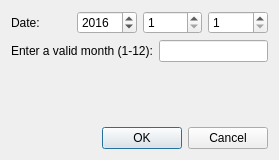
<?xml version="1.0" encoding="UTF-8"?>
<ui version="4.0">
 <class>DateDialog</class>
 <widget class="QDialog" name="DateDialog">
  <property name="geometry">
   <rect>
    <x>0</x>
    <y>0</y>
    <width>279</width>
    <height>160</height>
   </rect>
  </property>
  <property name="windowTitle">
   <string>Dialog</string>
  </property>
  <layout class="QVBoxLayout" name="verticalLayout">
   <item>
    <layout class="QHBoxLayout" name="horizontalLayout">
     <item>
      <widget class="QLabel" name="label">
       <property name="text">
        <string>Date:</string>
       </property>
      </widget>
     </item>
     <item>
      <widget class="QSpinBox" name="spinBox_year">
       <property name="minimum">
        <number>1970</number>
       </property>
       <property name="maximum">
        <number>2037</number>
       </property>
       <property name="value">
        <number>2016</number>
       </property>
      </widget>
     </item>
     <item>
      <widget class="QSpinBox" name="spinBox_month">
       <property name="minimum">
        <number>1</number>
       </property>
       <property name="maximum">
        <number>12</number>
       </property>
      </widget>
     </item>
     <item>
      <widget class="QSpinBox" name="spinBox_day">
       <property name="minimum">
        <number>1</number>
       </property>
       <property name="maximum">
        <number>31</number>
       </property>
      </widget>
     </item>
    </layout>
   </item>
   <item>
    <layout class="QHBoxLayout" name="horizontalLayout_2">
     <item>
      <widget class="QLabel" name="label_2">
       <property name="text">
        <string>Enter a valid month (1-12):</string>
       </property>
      </widget>
     </item>
     <item>
      <widget class="QLineEdit" name="lineEdit"/>
     </item>
    </layout>
   </item>
   <item>
    <spacer name="verticalSpacer">
     <property name="orientation">
      <enum>Qt::Vertical</enum>
     </property>
     <property name="sizeHint" stdset="0">
      <size>
       <width>20</width>
       <height>44</height>
      </size>
     </property>
    </spacer>
   </item>
   <item>
    <widget class="QDialogButtonBox" name="buttonBox">
     <property name="orientation">
      <enum>Qt::Horizontal</enum>
     </property>
     <property name="standardButtons">
      <set>QDialogButtonBox::Cancel|QDialogButtonBox::Ok</set>
     </property>
    </widget>
   </item>
  </layout>
 </widget>
 <resources/>
 <connections>
  <connection>
   <sender>buttonBox</sender>
   <signal>accepted()</signal>
   <receiver>DateDialog</receiver>
   <slot>accept()</slot>
   <hints>
    <hint type="sourcelabel">
     <x>248</x>
     <y>254</y>
    </hint>
    <hint type="destinationlabel">
     <x>157</x>
     <y>274</y>
    </hint>
   </hints>
  </connection>
  <connection>
   <sender>buttonBox</sender>
   <signal>rejected()</signal>
   <receiver>DateDialog</receiver>
   <slot>reject()</slot>
   <hints>
    <hint type="sourcelabel">
     <x>316</x>
     <y>260</y>
    </hint>
    <hint type="destinationlabel">
     <x>286</x>
     <y>274</y>
    </hint>
   </hints>
  </connection>
 </connections>
</ui>
